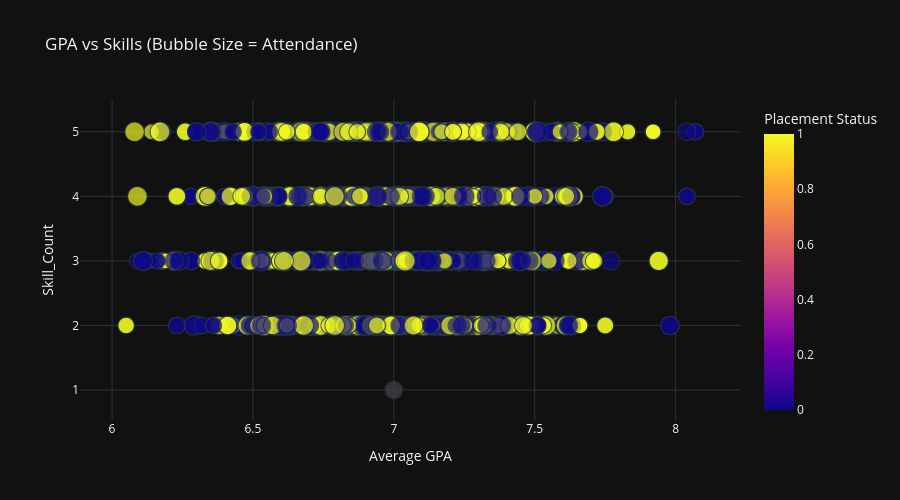

Source (notebook cell):
### Markdown cell above
### 7. Bubble Chart – GPA vs Skills (Bubble Size = Attendance)

### Code cell
fig = px.scatter(df_eda, x='Average GPA', y='Skill_Count', 
                 size='Attendance (%)', color='Placement Status',
                 hover_name=None,
                 title='GPA vs Skills (Bubble Size = Attendance)',
                 color_discrete_sequence=px.colors.qualitative.Plotly)
fig.update_layout(template='plotly_dark', height=500, font=dict(size=12))
fig.show()

### Figure 1 — Plotly figure (JSON) as saved in the notebook; plotly's stock layout.template omitted (floating-point values rounded to 4 significant figures; data arrays with more than 128 entries replaced by an {"elided": "..."} marker saying what was removed)
{"data": [{"hovertemplate": "Average GPA=%{x}<br>Skill_Count=%{y}<br>Attendance (%)=%{marker.size}<br>Placement Status=%{marker.color}<extra></extra>", "legendgroup": "", "marker": {"color": {"elided": "2000 float values"}, "coloraxis": "coloraxis", "size": {"elided": "2000 float values"}, "sizemode": "area", "sizeref": 0.25, "symbol": "circle"}, "mode": "markers", "name": "", "showlegend": false, "type": "scattergl", "x": {"elided": "2000 float values"}, "xaxis": "x", "y": {"elided": "2000 int values"}, "yaxis": "y"}], "layout": {"coloraxis": {"colorbar": {"title": {"text": "Placement Status"}}, "colorscale": [[0, "#0d0887"], [0.1111, "#46039f"], [0.2222, "#7201a8"], [0.3333, "#9c179e"], [0.4444, "#bd3786"], [0.5556, "#d8576b"], [0.6667, "#ed7953"], [0.7778, "#fb9f3a"], [0.8889, "#fdca26"], [1, "#f0f921"]]}, "font": {"size": 12}, "height": 500, "legend": {"itemsizing": "constant", "tracegroupgap": 0}, "title": {"text": "GPA vs Skills (Bubble Size = Attendance)"}, "xaxis": {"anchor": "y", "domain": [0, 1], "title": {"text": "Average GPA"}}, "yaxis": {"anchor": "x", "domain": [0, 1], "title": {"text": "Skill_Count"}}}}
